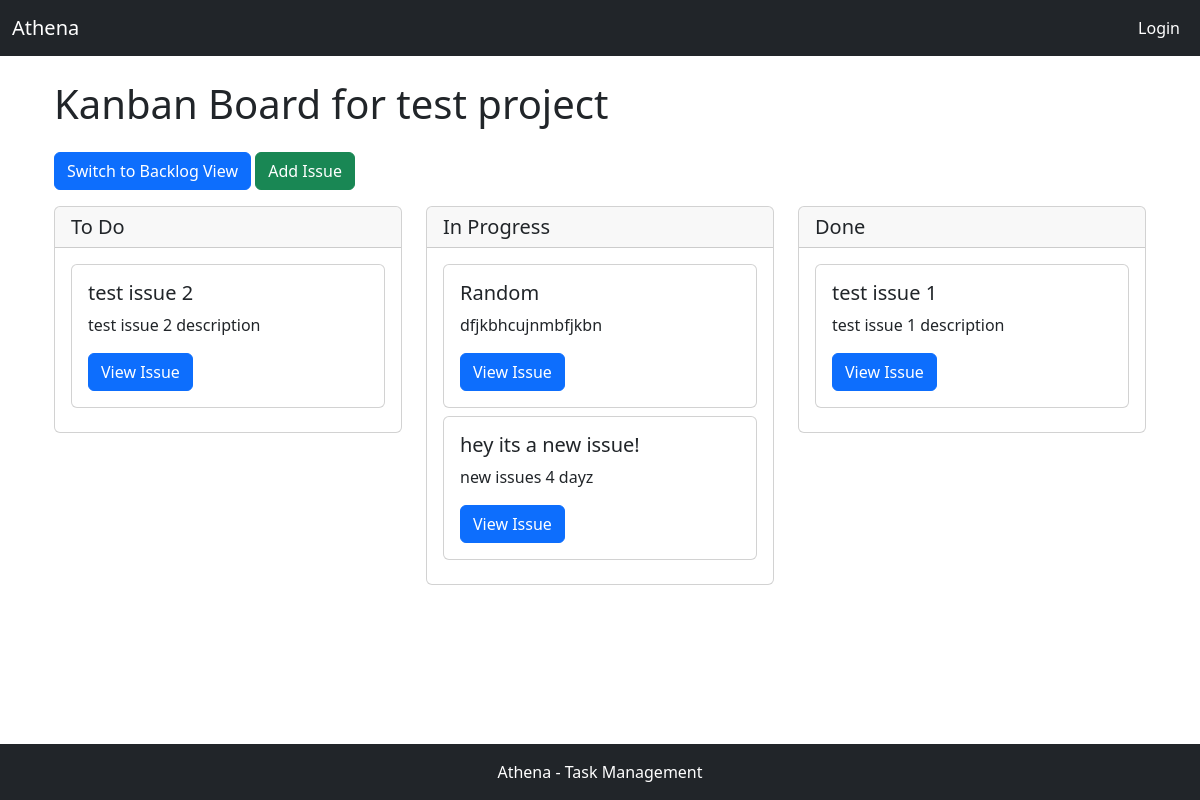
/tickets/kanban/1/, run on the app's committed database.
### apps/tickets/models.py (models this page shows, shortened)
class Project(models.Model):
    name = models.CharField(max_length=200)
    description = models.TextField()

class Issue(models.Model):
    STATUS_CHOICES = [
        ("TODO", "To Do"),
        ("IN_PROGRESS", "In Progress"),
        ("DONE", "Done"),
    ]
    PRIORITY_CHOICES = [
        ("LOW", "Low"),
        ("MEDIUM", "Medium"),
        ("HIGH", "High"),
    ]
    title = models.CharField(max_length=200)
    description = models.TextField()
    priority = models.CharField(
        max_length=12,
        choices=PRIORITY_CHOICES,
        default="Medium",
        null=False,
        blank=False,  # Ensure that blank or null values are not allowed
    )
    status = models.CharField(
        max_length=12,
        choices=STATUS_CHOICES,
        default="TODO",
        null=False,
        blank=False,  # Ensure that blank or null values are not allowed
    )
    project = models.ForeignKey(Project, on_delete=models.CASCADE)
    created_at = models.DateTimeField(auto_now_add=True)
    updated_at = models.DateTimeField(auto_now=True)

### apps/tickets/views.py (the view)
# urls.py: path('kanban/<int:project_id>/', views.kanban_view, name='kanban_view'),
def kanban_view(request, project_id):
    project = Project.objects.get(id=project_id)
    issues = Issue.objects.filter(project=project)
    statuses = Issue.STATUS_CHOICES
    return render(request, 'tickets/kanban.html', {
        'project': project,
        'issues': issues,
        'statuses': statuses
    })

### apps/tickets/templates/tickets/kanban.html (shortened to what this page needs)
{% extends "base.html" %}
{% block content %}
<div class="container mt-4">
    <h1 class="mb-4">Kanban Board for {{ project.name }}</h1>
    <a href="{% url 'backlog_view' project.id %}" class="btn btn-primary mb-3">Switch to Backlog View</a>
    <a href="{% url 'issue_create_view' project.id %}" class="btn btn-success mb-3">Add Issue</a>
    <div class="row">
        {% for status_name, status_label in statuses %}
        <div class="col-md-4">
            <div class="card mb-4">
                <div class="card-header">
                    <h5 class="mb-0">{{ status_label }}</h5>
                </div>
                <div class="card-body">
                    <div class="kanban-column" data-status="{{ status_name }}">
                        <div class="kanban-items" id="status-{{ status_name }}">
                            {% for issue in issues %}
                                {% if issue.status == status_name %}
                                <div class="kanban-item card mb-2" data-issue="{{ issue.id }}">
                                    <div class="card-body">
                                        <h5 class="card-title">{{ issue.title }}</h5>
                                        <p class="card-text">{{ issue.description }}</p>
                                        <a href="{% url 'issue_detail_view' issue.id %}" class="btn btn-primary">View Issue</a>
                                    </div>
                                </div>
                                {% endif %}
                            {% endfor %}
                        </div>
                    </div>
                </div>
            </div>
        </div>
        {% endfor %}
    </div>
</div>
{% endblock %}

### data on the page
Project: name "test project"
Issue: title "test issue 2", description "test issue 2 description"
Issue: title "Random", description "dfjkbhcujnmbfjkbn"
Issue: title "hey its a new issue!", description "new issues 4 dayz"
Issue: title "test issue 1", description "test issue 1 description"

### other printed values
{{ status_label }} "To Do" "In Progress" "Done"
